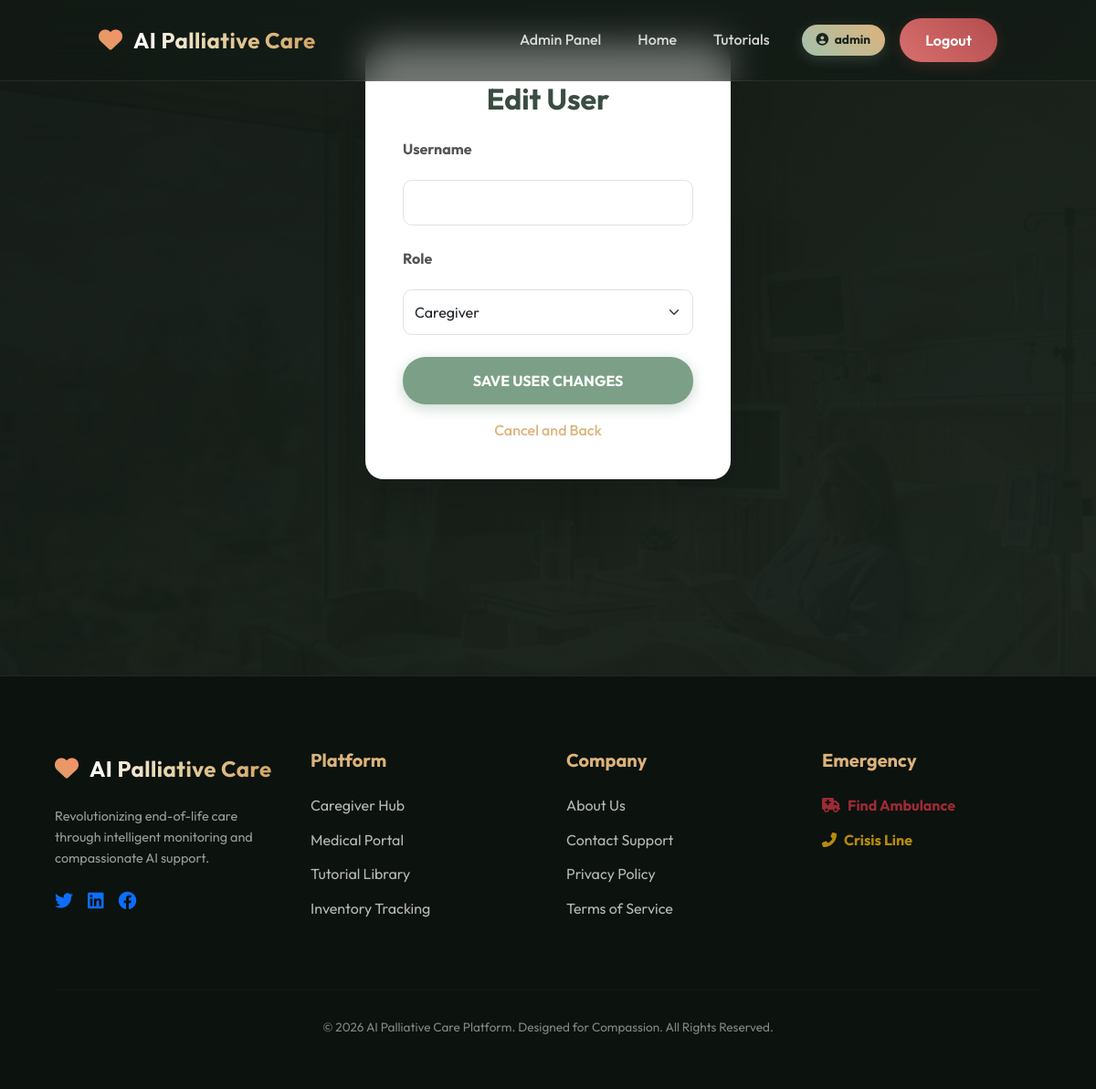
The page /edit_user/5 (signed in) on the database as committed earlier.
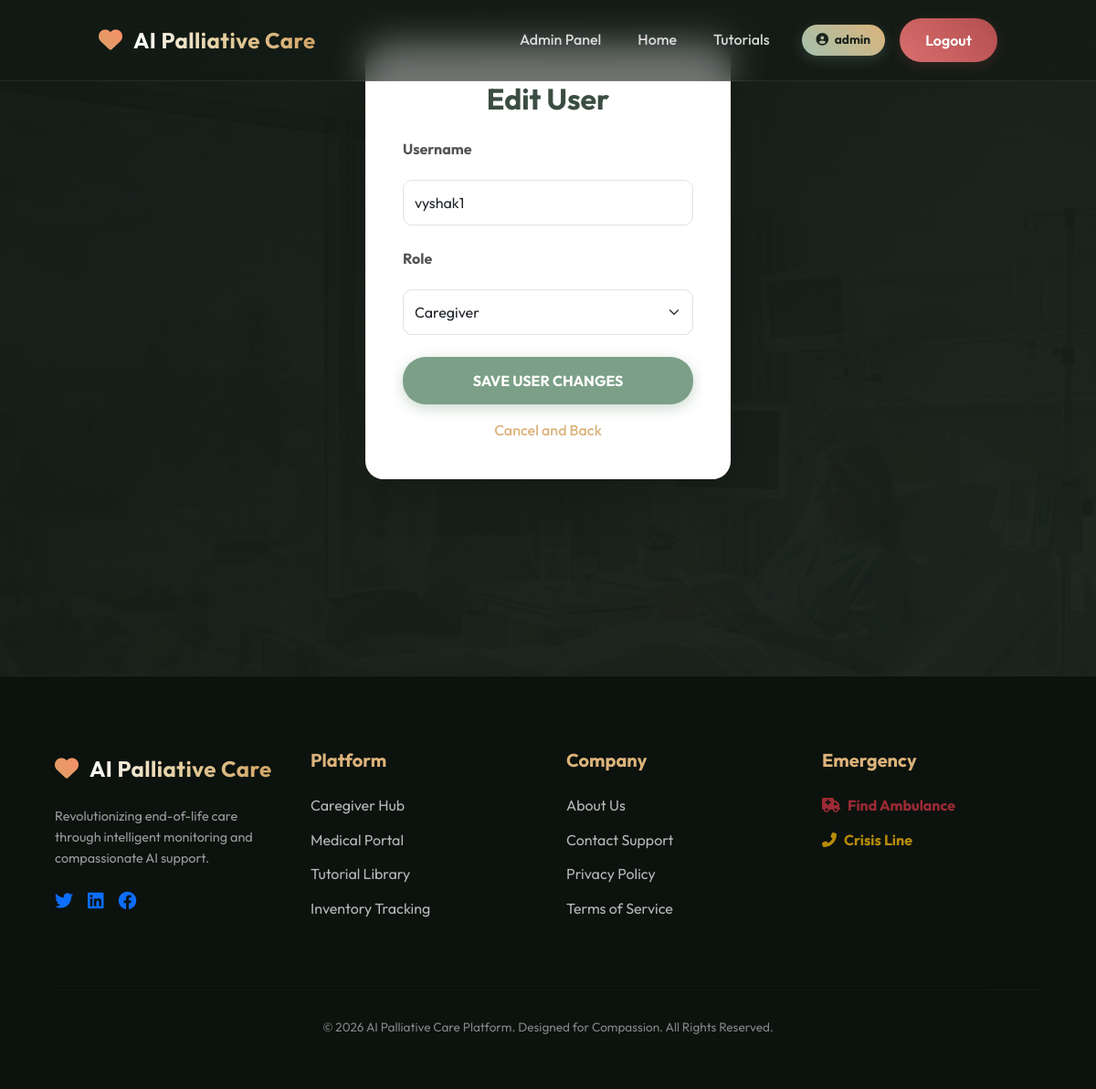
The same page on the database as committed later.
### tables this page shows
CREATE TABLE users(
        id INTEGER PRIMARY KEY AUTOINCREMENT,
        username TEXT UNIQUE,
        password TEXT,
        role TEXT,
        status TEXT DEFAULT 'Available'
    );

### app.py (the view, shortened to what this page needs)
@app.route("/edit_user/<int:id>", methods=["GET", "POST"])
def edit_user(id):
    if session.get("role") != "admin":
        return redirect("/login")
    conn = get_db()
    user = conn.execute("SELECT * FROM users WHERE id=?", (id,)).fetchone()
    return render_template("edit_user.html", user=user)

### app.py (called while the page is built)
@app.after_request
def add_header(response):
    response.cache_control.no_store = True
    response.cache_control.no_cache = True
    response.cache_control.must_revalidate = True
    response.cache_control.max_age = 0
    return response

def get_db():
    if 'db' not in g:
        g.db = sqlite3.connect(DB, timeout=20)
        g.db.row_factory = sqlite3.Row
        g.db.execute("PRAGMA journal_mode=WAL")
    return g.db

### templates/edit_user.html (shortened to what this page needs)
{% extends "base.html" %}
{% block content %}
<div class="container py-5">
    <div class="form-box shadow-lg" style="border-radius: 20px; width: 400px; background: white; padding: 40px; margin: auto;">
        <h2 class="fw-bold mb-4 text-center" style="color: #3b4d42;">Edit User</h2>
        <form action="/edit_user/{{ user.id }}" method="POST">
            <div class="mb-4 text-start">
                <label class="form-label fw-bold" style="color: #555;">Username</label>
                <input type="text" name="username" class="form-control" value="{{ user.username }}" required style="border-radius: 10px; padding: 12px;">
            </div>
            <div class="mb-4 text-start">
                <label class="form-label fw-bold" style="color: #555;">Role</label>
                <select name="role" class="form-select" required style="border-radius: 10px; padding: 12px;">
                    <option value="caregiver" {% if user.role == 'caregiver' %}selected{% endif %}>Caregiver</option>
                </select>
            </div>
            <button type="submit" class="btn w-100" style="background: #7ca087; color: white; border-radius: 25px; padding: 14px; font-weight: bold; font-size: 16px; border: none; box-shadow: 0 4px 15px rgba(124, 160, 135, 0.4);">
                SAVE USER CHANGES
            </button>
            <div class="text-center mt-3">
                <a href="/manage_users" class="link" style="color: #dcb37b; font-weight: 500; text-decoration: none;">Cancel and Back</a>
            </div>
        </form>
    </div>
</div>
{% endblock %}

Rows that differ between the two databases and show on the page:
added users: username "vyshak1", role "Caregiver"
Other text that changed with them:
form field role: "Caregiver" → (not shown)
